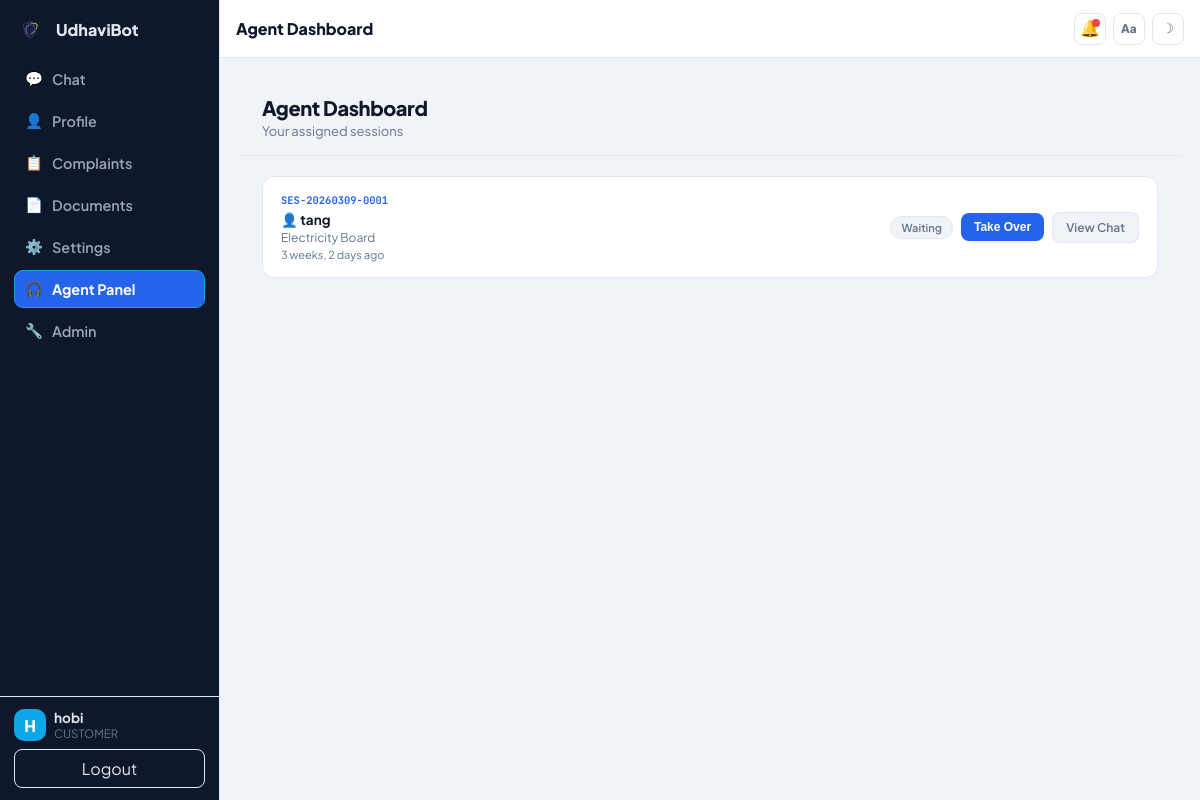
Page /civic/agent/ (signed in) on the committed database.
### users/models.py (models this page shows, shortened)
class User(AbstractUser):
    ROLE_CHOICES = (
        ("CUSTOMER", "Customer"),
        ("ADMIN", "Admin"),
    )
    role = models.CharField(max_length=20, choices=ROLE_CHOICES, default="CUSTOMER")
    phone = models.CharField(max_length=15, blank=True, null=True)
    govt_id = models.CharField(max_length=40, unique=True, blank=True, null=True)

### civic/models.py (models this page shows)
class ChatSession(models.Model):
    STATUS_CHOICES = (("open", "Open"), ("escalated", "Escalated"), ("closed", "Closed"))
    LANGUAGE_CHOICES = (
        ("en", "English"),
        ("ta", "Tamil"),
        ("hi", "Hindi"),
        ("te", "Telugu"),
        ("ml", "Malayalam"),
        ("kn", "Kannada"),
        ("mr", "Marathi"),
        ("bn", "Bengali"),
    )
    user = models.ForeignKey(settings.AUTH_USER_MODEL, on_delete=models.CASCADE, related_name="civic_sessions")
    service = models.ForeignKey(Service, on_delete=models.SET_NULL, null=True, blank=True, related_name="chat_sessions")
    assigned_agent = models.ForeignKey(settings.AUTH_USER_MODEL, on_delete=models.SET_NULL, null=True, blank=True, related_name="assigned_civic_sessions")
    agent_active = models.BooleanField(
        default=False,
        help_text="True when a human agent has taken over. AI will not respond.",
    )
    agent_joined_at = models.DateTimeField(
        null=True,
        blank=True,
        help_text="Timestamp when agent took over",
    )
    agent_ended_at = models.DateTimeField(
        null=True,
        blank=True,
        help_text="Timestamp when agent ended takeover",
    )
    language_preference = models.CharField(max_length=2, choices=LANGUAGE_CHOICES, default="en")
    status = models.CharField(max_length=12, choices=STATUS_CHOICES, default="open")
    complaint_tracking_id = models.CharField(max_length=30, unique=True, blank=True)
    last_message_at = models.DateTimeField(default=timezone.now)
    created_at = models.DateTimeField(auto_now_add=True)
    updated_at = models.DateTimeField(auto_now=True)

class Service(models.Model):
    code = models.SlugField(unique=True)
    name = models.CharField(max_length=120)
    description = models.TextField(blank=True)
    is_active = models.BooleanField(default=True)
    def __str__(self):
        return self.name

### civic/views.py (the view)
# urls.py: path("agent/", agent_dashboard, name="agent-dashboard"),
@login_required
def agent_dashboard(request):
    is_agent = request.user.is_staff or request.user.groups.filter(name="agents").exists() or getattr(request.user, "role", "") == "ADMIN"
    if not is_agent:
        return redirect("civic-chat")
    my_sessions = (
        ChatSession.objects.select_related("user", "service")
        .filter(assigned_agent=request.user)
        .order_by("-created_at")
    )
    return render(
        request,
        "civic/agent_dashboard.html",
        {
            "my_sessions": my_sessions,
            "active_page": "agent",
        },
    )

### civic/templatetags/ui_lang.py (called while the page is built)
@register.simple_tag(takes_context=True)
def ui_lang(context):
    request = context.get("request")
    if not request:
        return "en"
    lang = request.session.get("preferred_language")
    if lang:
        return lang
    user = getattr(request, "user", None)
    if user and getattr(user, "is_authenticated", False):
        profile = getattr(user, "profile", None)
        if profile and getattr(profile, "language", None):
            return profile.language
    return "en"

### notifications/context_processors.py (called while the page is built, shortened)
def civic_notifications(request):
    if not request.user.is_authenticated:
        return {"notif_count": 0, "notif_items": [], "sidebar_sessions": []}
    qs = CivicNotification.objects.filter(user=request.user).order_by("-created_at")
    sessions = (
        ChatSession.objects.filter(user=request.user)
        .order_by("-updated_at")
        .only("id", "status", "updated_at", "service_id", "complaint_tracking_id")[:5]
    )
    sidebar_sessions = []
    return {
        "notif_count": qs.filter(is_read=False).count(),
        "unread_notification_count": qs.filter(is_read=False).count(),
        "open_complaint_count": Complaint.objects.filter(
            created_by=request.user,
            status__in=["open", "in_progress"],
        ).count(),
        "notif_items": qs[:5],
        "sidebar_sessions": sidebar_sessions,
    }

### civic/templates/civic/agent_dashboard.html (shortened to what this page needs)
{% extends "base.html" %}
{% block topbar_title %}Agent Dashboard{% endblock %}
{% block content %}
<div class="page-header">
  <div class="page-title">Agent Dashboard</div>
  <div class="page-sub">Your assigned sessions</div>
</div>
<div class="sessions-list">
  {% for session in my_sessions %}
  <div class="agent-session-card" id="session-{{ session.id }}">
    <div class="asc-left">
      <div class="asc-id">{{ session.complaint_tracking_id|default:session.id }}</div>
      <div class="asc-user">&#128100; {{ session.user.username }}</div>
      <div class="asc-service">{{ session.service|default:"General" }}</div>
      <div class="asc-time">{{ session.created_at|timesince }} ago</div>
    </div>
    <div class="asc-right">
      <span class="asc-status {% if session.agent_active %}status-active{% else %}status-waiting{% endif %}">
        {% if session.agent_active %}You are active in this session{% else %}Waiting{% endif %}
      </span>
      {% if not session.agent_active %}
      <button class="asc-btn btn-takeover" onclick="takeOver({{ session.id }})">Take Over</button>
      {% endif %}
      <a href="{% url 'civic-chat' %}?session={{ session.id }}" class="asc-btn btn-view" target="_blank">View Chat</a>
    </div>
  </div>
  {% empty %}
  <div class="empty-state"><div>No sessions assigned to you yet.</div></div>
  {% endfor %}
</div>
{% endblock %}

### tickets/templates/base.html (shortened to what this page needs)
{% load static ui_lang %}
<!DOCTYPE html>
<html lang="{% ui_lang %}" data-ui-lang="{% ui_lang %}">
<head>
  <link rel="stylesheet" href="{% static 'tickets/styles.css' %}?v=20260326b">
</head>
<body>
  <div class="app-shell">
    <aside class="sidebar">
      <div class="sidebar-top">
        <a href="{% url 'civic-landing' %}" class="sidebar-brand">
          <img class="brand-logo-img" src="{% static 'civic/udhavibot-logo.png' %}" alt="UdhaviBot logo">
          <span>UdhaviBot</span>
        </a>
        <nav class="sidebar-nav nav-links">
          <a href="{% url 'civic-chat' %}" class="nav-item {% if request.resolver_match.url_name == 'civic-chat' or request.resolver_match.url_name == 'civic-landing' %}active{% endif %}">
            <span class="nav-icon">&#128172;</span><span>Chat</span>
          </a>
          <a href="{% url 'civic-profile' %}" class="nav-item {% if request.resolver_match.url_name == 'civic-profile' %}active{% endif %}">
            <span class="nav-icon">&#128100;</span><span>Profile</span>
          </a>
          <a href="{% url 'civic-profile' %}#complaints" class="nav-item">
            <span class="nav-icon">&#128203;</span><span>Complaints</span>
          </a>
          <a href="{% url 'civic-profile' %}#documents" class="nav-item">
            <span class="nav-icon">&#128196;</span><span>Documents</span>
          </a>
          <a href="{% url 'civic-settings' %}" class="nav-item {% if request.resolver_match.url_name == 'civic-settings' %}active{% endif %}">
            <span class="nav-icon">&#9881;</span><span>Settings</span>
          </a>
          {% if request.user.is_authenticated %}
            {% if request.user.is_staff or request.user.groups.all|length > 0 or request.user.role == 'ADMIN' %}
              <a href="{% url 'agent-dashboard' %}" class="nav-item {% if request.resolver_match.url_name == 'agent-dashboard' %}active{% endif %}">
                <span class="nav-icon">&#127911;</span><span>Agent Panel</span>
              </a>
            {% endif %}
            {% if request.user.is_staff or request.user.is_superuser or request.user.role == 'ADMIN' %}
              <a href="/admin/" class="nav-item"><span class="nav-icon">&#128295;</span><span>Admin</span></a>
            {% endif %}
          {% endif %}
        </nav>
      </div>
      <div class="sidebar-bottom">
        {% if request.user.is_authenticated %}
          <div class="user-box">
            <span class="user-avatar">{{ request.user.username|first|upper }}</span>
            <div>
              <div class="user-name">{{ request.user.username }}</div>
              <div class="user-role">{{ request.user.role }}</div>
            </div>
          </div>
          <a href="{% url 'logout' %}" class="logout-link">Logout</a>
        {% else %}
          <a href="{% url 'login' %}" class="logout-link">Login</a>
          <a href="{% url 'register' %}" class="logout-link">Register</a>
        {% endif %}
      </div>
    </aside>
    <main class="main">
      <header class="main-topbar">
        <div class="main-topbar-title">{% block topbar_title %}UdhaviBot{% endblock %}</div>
        <div class="main-topbar-actions topbar-actions">
          {% if request.user.is_authenticated %}
            <div class="notif-wrap">
              <a href="#" id="global-notif-link" class="notif-link tbtn icon-only" aria-label="Notifications" aria-haspopup="true" aria-expanded="false">
                <span class="notif-bell">&#128276;</span>
                {% if notif_count > 0 %}
                  <span class="notif-dot" aria-hidden="true"></span>
                {% endif %}
              </a>
            </div>
          {% endif %}
          <button id="text-size-toggle" class="theme-toggle tbtn icon-only" type="button" aria-label="Toggle large text">Aa</button>
          <button id="theme-toggle" class="theme-toggle tbtn icon-only" type="button" aria-label="Toggle dark mode">&#9789;</button>
        </div>
      </header>
      <section class="main-content">
        {% block content %}{% endblock %}
      </section>
    </main>
  </div>
</body>
</html>

### tickets/static/tickets/styles.css (style rules this page uses)
:root { --bg: #f0f4f8; --sidebar-bg: #0f172a; --card: #ffffff; --border: #e2e8f0; --accent: #2563eb; --accent2: #0ea5e9; --green: #10b981; --amber: #f59e0b; --red: #ef4444; --purple: #8b5cf6; --text: #0f172a; --muted: #64748b; }
* { box-sizing: border-box; }
html, body { height: 100%; }
body { margin: 0; background: var(--bg); color: var(--text); font-family: 'Plus Jakarta Sans', sans-serif; }
a { color: inherit; }
.app-shell { display: flex; height: 100vh; overflow: hidden; }
.sidebar { width: 220px; min-width: 220px; background: var(--sidebar-bg); color: var(--border); display: flex; flex-direction: column; justify-content: space-between; border-right: 1px solid var(--border); }
.sidebar-top { padding: 14px; overflow: auto; }
.sidebar-brand { display: flex; align-items: center; gap: 10px; text-decoration: none; font-weight: 800; margin-bottom: 14px; line-height: 1; }
.sidebar-brand span { display: inline-block; line-height: 1; vertical-align: middle; }
.brand-logo-img { width: 32px; height: 32px; border-radius: 6px; object-fit: contain; background: transparent; padding: 0; display: block; vertical-align: middle; }
.sidebar-nav { display: grid; gap: 4px; }
.sidebar-nav a { text-decoration: none; padding: 9px 10px; border-radius: 9px; border: 1px solid transparent; font-weight: 600; font-size: 0.9rem; }
.sidebar-nav a.active { background: var(--accent); color: var(--card); border-color: var(--accent2); }
.nav-item { display: flex; align-items: center; gap: 9px; padding: 8px 10px; border-radius: 8px; font-size: 0.8rem; color: color-mix(in srgb, var(--muted) 65%, var(--card)); position: relative; }
.nav-item.active { background: color-mix(in srgb, var(--accent) 20%, transparent); color: color-mix(in srgb, var(--accent2) 65%, var(--card)); font-weight: 700; }
.nav-icon { width: 18px; text-align: center; flex-shrink: 0; font-size: 0.9rem; font-family: "Segoe UI Emoji", "Apple Color Emoji", "Noto Color Emoji", "Plus Jakarta Sans", sans-serif; }
.sidebar-bottom { border-top: 1px solid var(--border); padding: 12px 14px; }
.user-box { display: flex; align-items: center; gap: 8px; margin-bottom: 8px; }
.user-avatar { width: 32px; height: 32px; border-radius: 10px; background: var(--accent2); color: var(--card); display: inline-flex; align-items: center; justify-content: center; font-weight: 800; }
.user-name { font-size: 0.85rem; font-weight: 700; }
.user-role { font-size: 0.72rem; color: var(--muted); text-transform: uppercase; }
.logout-link { display: inline-flex; width: 100%; border: 1px solid var(--border); border-radius: 8px; text-decoration: none; padding: 8px; justify-content: center; }
.main { flex: 1; min-width: 0; display: flex; flex-direction: column; overflow: hidden; }
.main-topbar { height: 58px; border-bottom: 1px solid var(--border); background: var(--card); display: flex; align-items: center; justify-content: space-between; gap: 10px; padding: 0 16px; position: sticky; top: 0; z-index: 20; }
.main-topbar-title { font-weight: 800; }
.main-topbar-actions { display: flex; align-items: center; gap: 8px; }
.topbar-actions { display: flex; align-items: center; gap: 7px; }
.main-content { flex: 1; overflow: auto; padding: 18px; }
.notif-wrap { position: relative; }
.notif-link { width: 34px; height: 34px; border: 1px solid var(--border); border-radius: 8px; background: var(--card); display: inline-flex; align-items: center; justify-content: center; text-decoration: none; position: relative; }
.notif-bell { font-size: 1rem; line-height: 1; color: var(--text); }
.notif-dot { width: 8px; height: 8px; border-radius: 50%; background: var(--red); position: absolute; top: 5px; right: 5px; }
.theme-toggle { border: 1px solid var(--border); border-radius: 8px; background: var(--card); width: 34px; height: 34px; cursor: pointer; }
.tbtn { height: 32px; padding: 0 10px; border-radius: 8px; border: 1px solid var(--border); background: transparent; color: var(--muted); display: inline-flex; align-items: center; gap: 5px; cursor: pointer; position: relative; }
.tbtn.icon-only { width: 32px; padding: 0; justify-content: center; font-family: "Segoe UI Emoji", "Apple Color Emoji", "Noto Color Emoji", "Plus Jakarta Sans", sans-serif; }
.page-title { margin: 0; font-size: 1.45rem; line-height: 1.2; font-weight: 800; }
#text-size-toggle { font-weight: 800; font-size: 0.74rem; letter-spacing: 0.01em; }

### rows in the picture
User: user.username|first "H", user.username "hobi", user.role "CUSTOMER"
ChatSession: complaint_tracking_id "SES-20260309-0001", user.username "tang", service "Electricity Board", created_at "3 weeks, 2 days", agent_active "Waiting"
